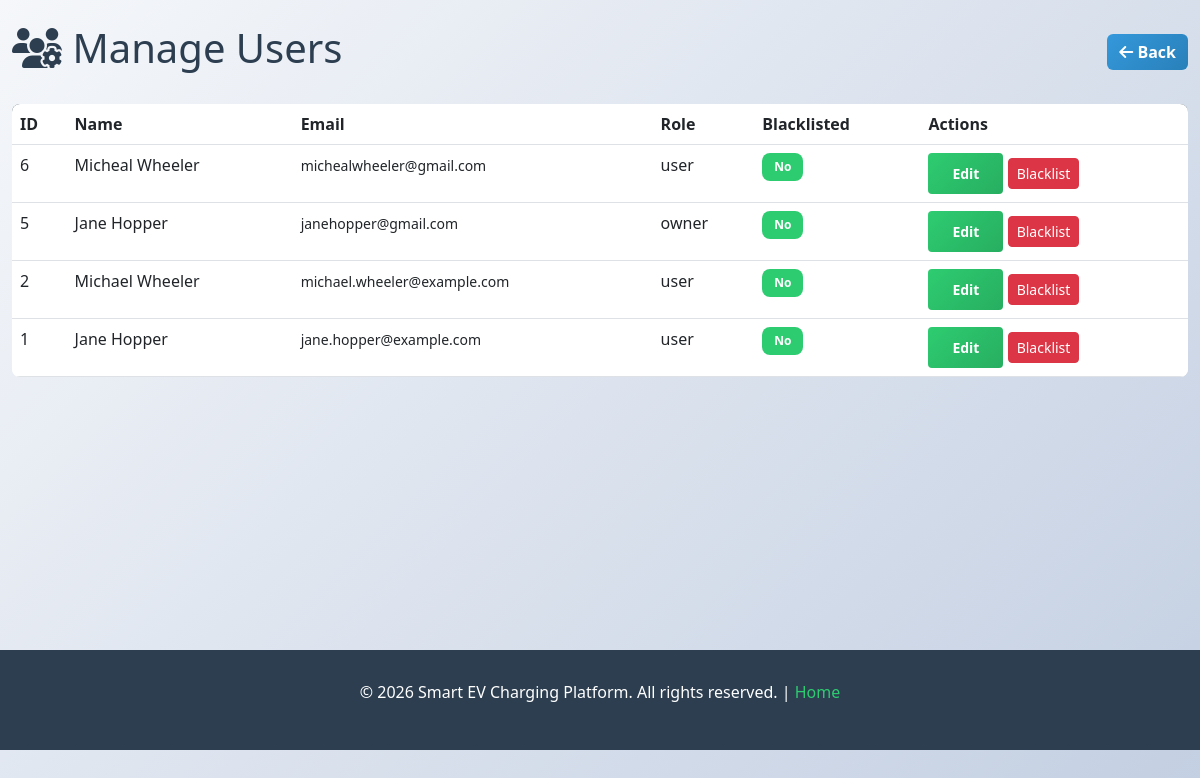
The page /admin/users (signed in) on the database as committed earlier.
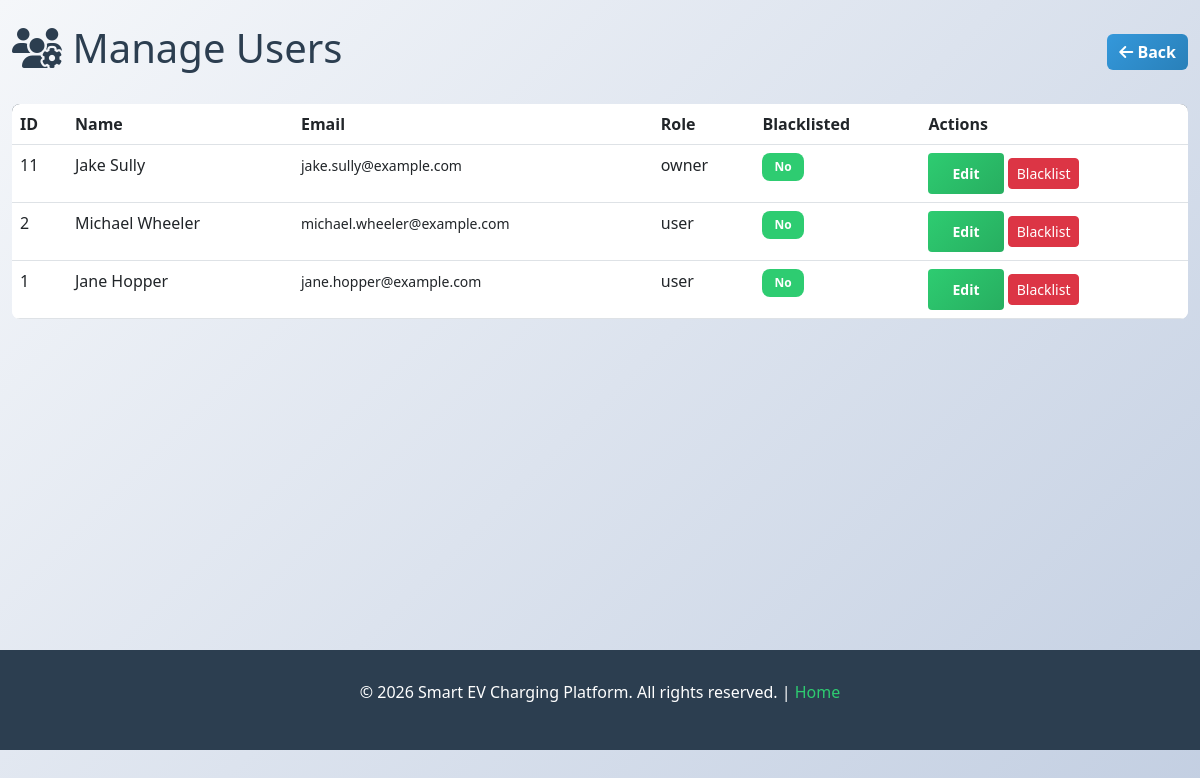
The same page on the database as committed later.
### tables this page shows
CREATE TABLE users (
        id INTEGER PRIMARY KEY AUTOINCREMENT,
        name TEXT,
        email TEXT UNIQUE,
        password TEXT,
        role TEXT,
        blacklisted INTEGER DEFAULT 0
    );

### routes/admin_routes.py (the view)
@admin_bp.route('/admin/users')
def admin_users():
    if not session.get("admin_logged_in"):
        return redirect("/admin/login")
    conn = get_db()
    cur = conn.cursor()
    cur.execute("SELECT id, name, email, role, blacklisted FROM users ORDER BY id DESC")
    users = cur.fetchall()
    conn.close()
    return render_template('admin_users.html', users=users)

### models/db.py (called while the page is built)
def get_db():
    return sqlite3.connect("database/ev.db")

### templates/admin_users.html (shortened to what this page needs)
{% extends "base.html" %}
{% block content %}
<div class="d-flex justify-content-between align-items-center mb-4">
    <h1><i class="fas fa-users-cog"></i> Manage Users</h1>
    <a href="/admin/dashboard" class="btn btn-secondary"><i class="fas fa-arrow-left"></i> Back</a>
</div>
<div class="table-responsive">
    <table class="table table-hover">
        <thead>
            <tr>
                <th>ID</th>
                <th>Name</th>
                <th>Email</th>
                <th>Role</th>
                <th>Blacklisted</th>
                <th>Actions</th>
            </tr>
        </thead>
        <tbody>
            {% for u in users %}
            <tr>
                <td>{{ u[0] }}</td>
                <td>{{ u[1] }}</td>
                <td><small>{{ u[2] }}</small></td>
                <td>{{ u[3] }}</td>
                <td>{% if u[4] %}<span class="badge badge-danger">Yes</span>{% else %}<span class="badge badge-success">No</span>{% endif %}</td>
                <td>
                    <a href="/admin/user-edit/{{ u[0] }}" class="btn btn-sm btn-primary">Edit</a>
                    <form action="/admin/user-blacklist/{{ u[0] }}" method="post" style="display:inline-block;">
                        {% if u[4] %}
                        <input type="hidden" name="action" value="unblacklist">
                        <button class="btn btn-sm btn-success" type="submit">Unblacklist</button>
                        {% else %}
                        <button class="btn btn-sm btn-danger" type="submit">Blacklist</button>
                        {% endif %}
                    </form>
                </td>
            </tr>
            {% endfor %}
        </tbody>
    </table>
</div>
{% endblock %}

Rows that differ between the two databases and show on the page:
removed users: id "6", name "Micheal Wheeler", email "michealwheeler@gmail.com", role "user", blacklisted "No"
removed users: id "5", name "Jane Hopper", email "janehopper@gmail.com", role "owner", blacklisted "No"
added users: id "11", name "Jake Sully", email "jake.sully@example.com", role "owner", blacklisted "No"
